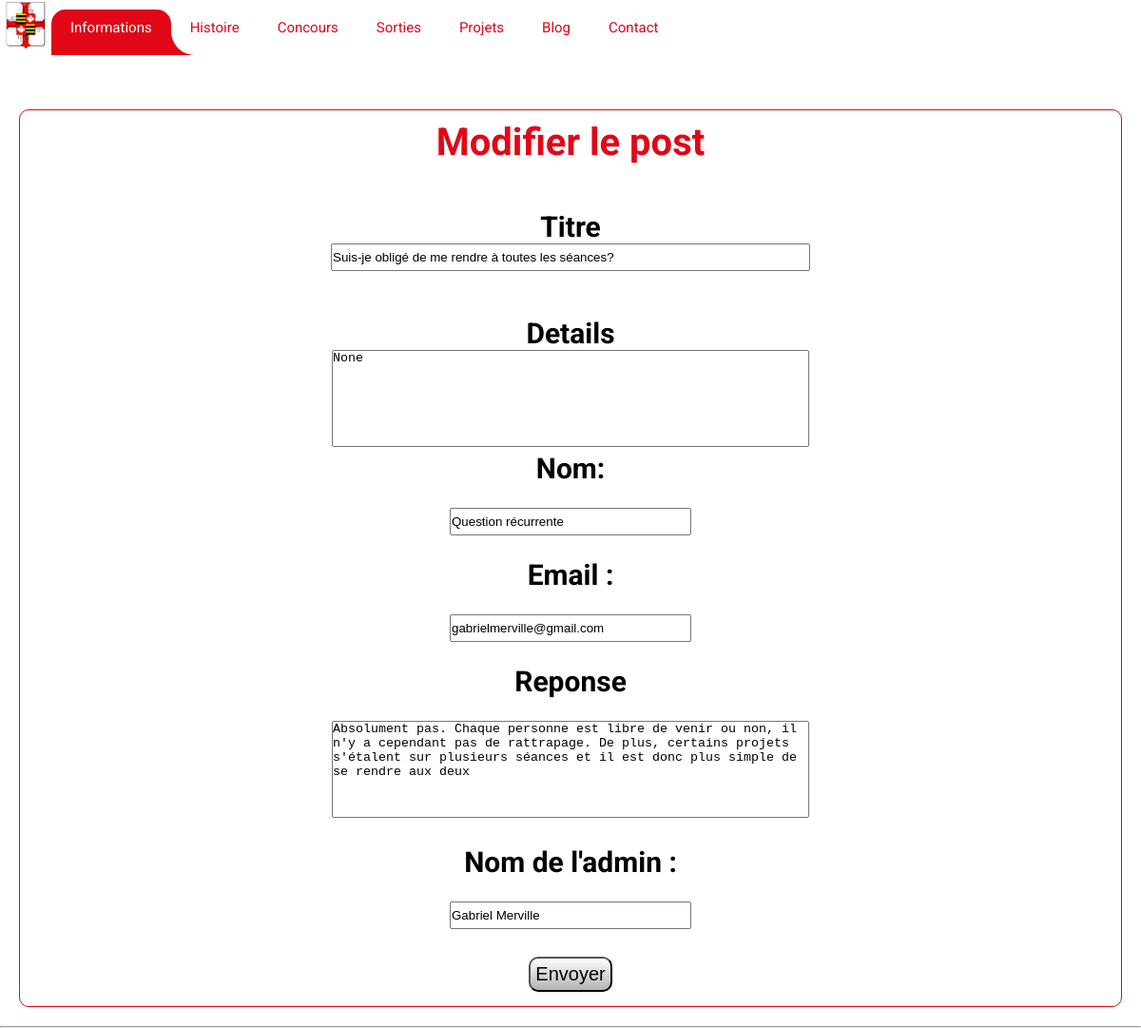
/2/edit, run on the app's committed database.
### tables this page shows
CREATE TABLE posts (
    id INTEGER PRIMARY KEY AUTOINCREMENT,
    created TIMESTAMP NOT NULL DEFAULT CURRENT_TIMESTAMP,
    title TEXT NOT NULL,
    details TEXT,
    name TEXT NOT NULL,
    mail TEXT NOT NULL,
    response TEXT,
    responseWriter TEXT
);

### app.py (the view, shortened to what this page needs)
@app.route('/<int:id>/edit', methods=('GET', 'POST'))
def edit(id):
    post = get_post(id)
    return render_template('edit.html', post=post)

### app.py (called while the page is built)
def get_db_connection():
    conn = sqlite3.connect('database.db')
    conn.row_factory = sqlite3.Row
    return conn

def get_post(post_id):
    conn = get_db_connection()
    post = conn.execute('SELECT * FROM posts WHERE id = ?',
                        (post_id,)).fetchone()
    conn.close()
    if post is None:
        abort(404)
    return post

### templates/edit.html (shortened to what this page needs)
{% extends 'base.html' %}
{% block content %}
<br><br><br><br><br>
<form method="post" class="form">
    <h1 class="redTitle">Modifier le post</h1>
    <br><br>
    <div class="form-group">
        <h2><label for="title">Titre</label></h2>
        <input type="text" name="title" placeholder="Post title"
               class="form-control-title"
               value="{{ request.form['title'] or post['title'] }}">
    </div>
    <br>
    <br>
    <div class="form-group">
        <h2><label for="details">Details</label></h2>
        <textarea name="details" placeholder="Détails du post"
                  class="form-control-details">{{ request.form['content'] or post['details'] }}</textarea>
    </div>
    <div class="form-group">
        <h2><label for="name">Nom: </label></h2>
        <br />
        <input
          type="text"
          name="name"
          placeholder="Veuillez entrer votre nom"
          class="form-control-name"
          value="{{ request.form['name'] or post['name'] }}"
        />
      </div>
<br>
      <div class="form-group">
        <h2><label for="mail">Email : </label></h2>
        <br />
        <input
          type="text"
          name="mail"
          placeholder="Mail de l'auteur du post"
          class="form-control-mail"
          value="{{ request.form['mail'] or post['mail'] }}"
        />
      </div>
    <br>
    <div class="form-group">
        <h2><label for="response">Reponse</label></h2>
        <br>
        <textarea name="response" placeholder="Reponse"
                  class="form-control-details">{{ request.form['response'] or post['response'] }}</textarea>
    </div>
    <br>
    <div class="form-group">
        <h2><label for="responseWriter">Nom de l'admin : </label></h2>
        <br />
        <input
          type="text"
          name="responseWriter"
          placeholder="Nom de l'admin qui répond"
          class="form-control-mail"
          value="{{ request.form['responseWriter'] or post['responseWriter'] }}"
        />
      </div>
      <br>
      <div class="form-group">
        <button type="submit" class="btn btn-primary" id="submitBtn2">Envoyer</button>
    </div>
</form>
{% endblock %}

### static/css/style.css (style rules this page uses)
body { font-family: "Roboto", sans-serif; }
html { scroll-behavior: smooth; }
* { margin: 0; padding: 0; }
.form-control-details { resize: none; width: 500px; height: 100px; }
.form-control-title { resize: none; width: 500px; height: 25px; }
.form-control-name { resize: none; width: 250px; height: 25px; }
.form-control-mail { resize: none; width: 250px; height: 25px; }
#submitBtn2 { padding: 5px 5px; margin: 5px 5px; border-radius: 10px; -webkit-border-radius: 10px; -moz-border-radius: 10px; text-align: center; color: black; font-size: 20px; background: linear-gradient(white, #b3b3b3); }
.form { padding: 10px 10px; margin: 20px 20px; border-radius: 10px; -webkit-border-radius: 10px; -moz-border-radius: 10px; border: 1px solid #e10717; text-align: center; color: black; font-size: 20px; }
.redTitle { color: #e10717; text-align: center; }

### data on the page
posts: title "Suis-je obligé de me rendre à toutes les séances?", name "Question récurrente", mail "gabrielmerville@gmail.com", response "Absolument pas. Chaque personne est libre de venir ou non, il n'y a cependant pas de rattrapage. De plus, certains projets s'étalent sur plusieurs séances et il est donc plus simple de se rendre aux deux", responseWriter "Gabriel Merville"
